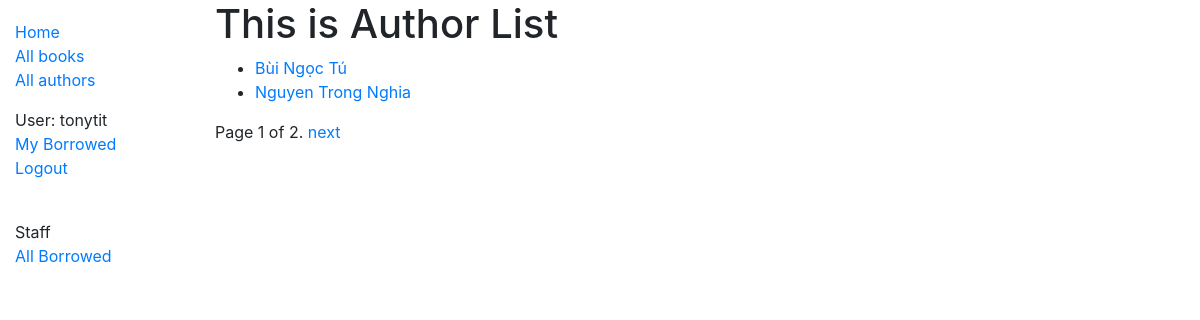
Page /catalog/authors/ (signed in) on the earlier database version.
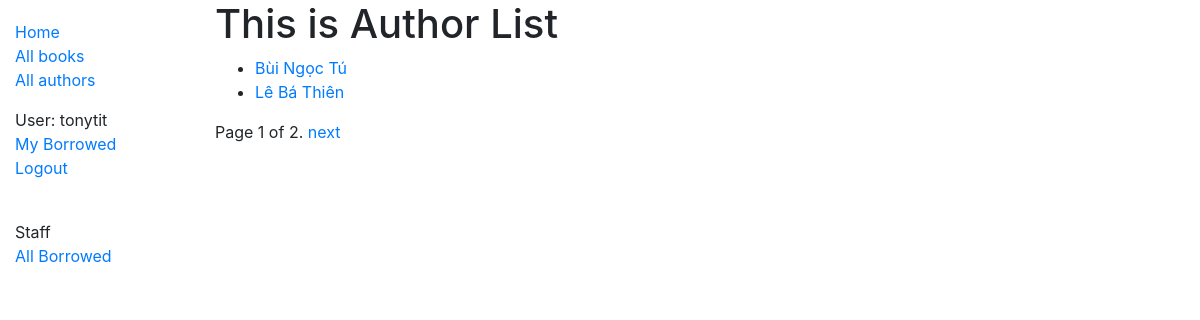
Same page on the later database version.
### catalog/models.py (models this page shows, shortened)
class Author(models.Model):
    first_name = models.CharField(max_length=100)
    last_name = models.CharField(max_length=100)
    date_of_birth = models.DateField(null=True, blank=True)
    date_of_death = models.DateField('died', null=True, blank=True)
    class Meta:
        ordering = ['last_name', 'first_name']
    def get_absolute_url(self):
        return reverse('author-detail', args=[str(self.id)])

### catalog/views.py (the view)
# urls.py: path('authors/', views.AuthorListView.as_view(), name='authors'),
class AuthorListView(generic.ListView):
    model = Author
    context_object_name = 'author_list'
    def get_queryset(self):
        return Author.objects.filter(first_name__icontains='')[:5] # Get 5 authors containing the words in ''
    template_name = 'authors/my_arbitrary_template_name_list.html'  # Specify your own template name/location
    paginate_by = 2

### catalog/templates/catalog/author_list.html
{% extends "base_generic.html" %}
{% block content %}
  <h1>This is Author List</h1>
  {% if author_list %}
  <ul>
    {% for author in author_list %}
      <li>
        <a href="{{ author.get_absolute_url }}">{{ author.last_name}}</a>
        <a href="{{ author.get_absolute_url }}">{{ author.first_name}}</a>
      </li>
    {% endfor %}
  </ul>
  {% else %}
    <p>There are no authors in the library.</p>
  {% endif %}
{% endblock %}

Differences in the rows shown:
no longer on this page (row unchanged): Author: last_name "Nguyen Trong", first_name "Nghia"
added Author: last_name "Lê Bá", first_name "Thiên"
